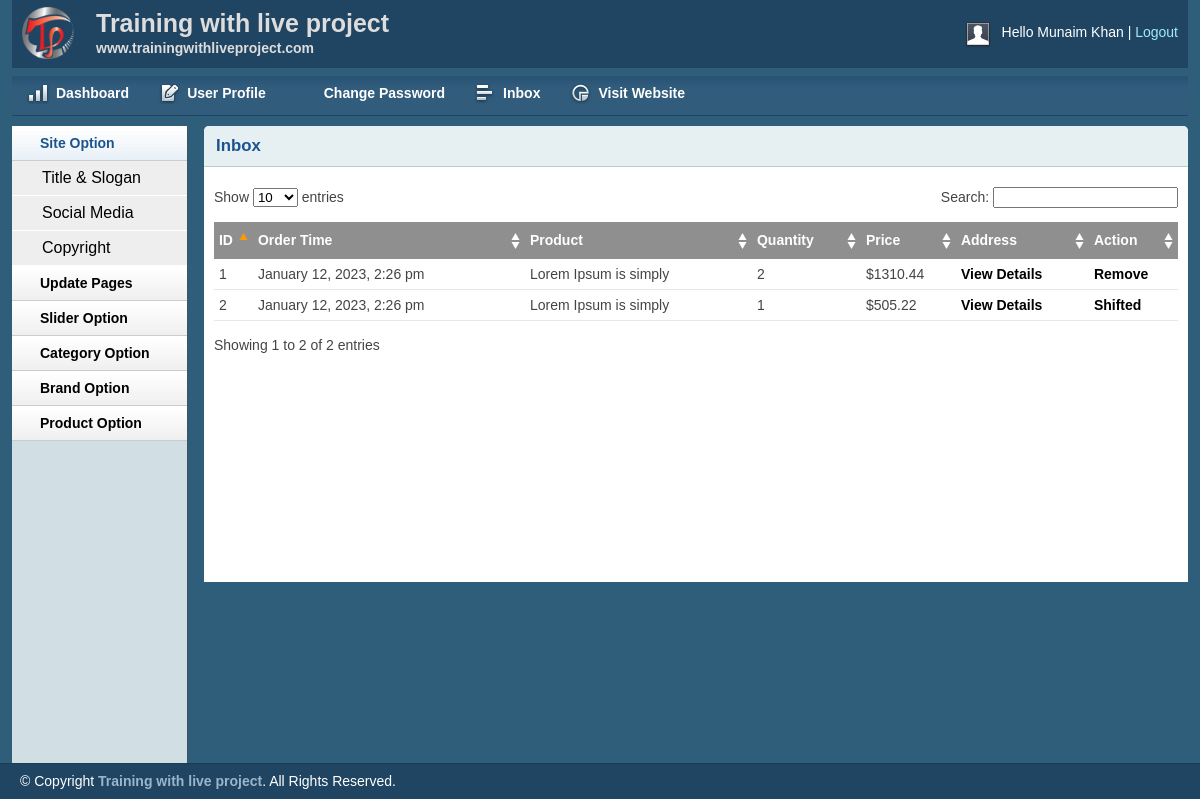
Page /admin/inbox.php (signed in) on the committed database.
### tables this page shows
CREATE TABLE `tbl_order` (
  `id` int(11) NOT NULL,
  `cmrId` varchar(255) NOT NULL,
  `productId` varchar(255) NOT NULL,
  `productName` varchar(255) NOT NULL,
  `quantity` varchar(255) NOT NULL,
  `price` varchar(255) NOT NULL,
  `image` varchar(255) NOT NULL,
  `date` varchar(255) NOT NULL DEFAULT current_timestamp(),
  `status` int(11) NOT NULL DEFAULT 0
);

### lib/Database.php (called while the page is built, shortened)
<?php
class Database{
	public $host   = DB_HOST;
	public $user   = DB_USER;
	public $pass   = DB_PASS;
	public $dbname = DB_NAME;
	public $link;
	private function connectDB(){
		$this->link = new mysqli($this->host, $this->user, $this->pass, $this->dbname);
	}
	public function select($query){
		$result = $this->link->query($query) or die($this->link->error.__LINE__);
		if($result->num_rows > 0){
			return $result;
		} else{
			return false;
		}
	}
}
?>

### classes/Cart.php (called while the page is built, shortened)
<?php
$filepath = realpath(dirname(__FILE__));
include_once ($filepath.'/../lib/Database.php');
include_once ($filepath.'/../helpers/Format.php');
?>
<?php
class Cart{
	private $db;
	public function __construct(){
		$this->db = new Database();
	}
	public function getAllOrderdProduct(){
		$query = "SELECT * FROM tbl_order ORDER BY date";
		$result = $this->db->select($query);
		return $result;
	}
}
?>

### helpers/Format.php (called while the page is built, shortened)
<?php
	class Format{
		public function formatDate($date){
			return date('F j, Y, g:i a', strtotime($date));
		}
	}
?>

### admin/inbox.php (the view, shortened to what this page needs)
<?php include 'inc/header.php';?>
<?php include 'inc/sidebar.php';?>
<?php
$filepath = realpath(dirname(__FILE__));
include($filepath.'/../classes/Cart.php');
$ct = new Cart();
$fm = new Format();
?>
        <div class="grid_10">
            <div class="box round first grid">
                <h2>Inbox</h2>
                <div class="block">
                    <table class="data display datatable" id="example">
					<thead>
						<tr>
							<th>ID</th>
							<th>Order Time</th>
							<th>Product</th>
							<th>Quantity</th>
							<th>Price</th>
							<th>Address</th>
							<th>Action</th>
						</tr>
					</thead>
					<tbody>
					<?php
						$getOrder = $ct->getAllOrderdProduct();
						if($getOrder){
							$i = 0;
							while($result = $getOrder->fetch_assoc()){
							$i++;
					?>
						<tr class="odd gradeX">
							<td><?php echo $i;?></td>
							<td><?php echo $fm->formatDate($result['date']);?></td>
							<td><?php echo $result['productName'];?></td>
							<td><?php echo $result['quantity'];?></td>
							<td>$<?php echo $result['price'];?></td>
							<td><a href="customer.php?cmrId=<?php echo $result['cmrId'];?>">View Details</a></td>
						<?php
							if($result['status'] == '0'){ ?>
							<td><a onclick="return confirm('Are you sure to make it shifted?')" href="?action=shift&&cmrId=<?php echo $result['cmrId'];?>&&proid=<?php echo $result['productId'];?>">Shifted</a></td>
						<?php } else { ?>
							<td><a onclick="return confirm('Are you sure to remove order?')" href="?action=remove&&cmrId=<?php echo $result['cmrId'];?>&&proid=<?php echo $result['productId'];?>">Remove</a></td>
						<?php } ?>
						</tr>
					<?php } } ?>
					</tbody>
				</table>
               </div>
            </div>
        </div>
<?php include 'inc/footer.php';?>

### admin/css/text.css (style rules this page uses)
body { font: 13px/1.5 Tahoma, Helvetica, Arial, 'Liberation Sans', FreeSans, sans-serif; }
h2 { font-size: 23px; }
p, dl, hr, h1, h2, h3, h4, h5, h6, ol, ul, pre, table, address, fieldset { margin-bottom: 20px; }

### admin/css/grid.css (style rules this page uses)
.grid_1, .grid_2, .grid_3, .grid_4, .grid_5, .grid_6, .grid_7, .grid_8, .grid_9, .grid_10, .grid_11, .grid_12, .grid_13, .grid_14, .grid_15, .grid_16 { display: inline; float: left; margin-left: 1%; margin-right: 1%; }
.container_12 .grid_10 { width: 81.333%; }

### admin/css/layout.css (style rules this page uses)
body { background: #fff none repeat scroll 0 0; color: #444; font-size: 14px; padding: 0; }
a { color: #000; font-weight:bold; text-decoration: none; }
h1, h2, h3, h4, h5, h6 { line-height:1.2em; margin-bottom:.3em; }
h2 { margin-top:1em; }
.box { background:#fff; margin-bottom:20px; padding:10px 10px 10px 10px; margin-left:-8px; }
.box.grid { padding-bottom:40px; }
.box.round { -moz-border-radius: 5px 5px 0px 0px; -webkit-border-radius: 5px 5px 0px 0px; border-radius: 5px 5px 0px 0px; }
.box h2 { font-size:1.2em; font-weight:bold; color:#1B548D; background:#E6F0F3; margin:-10px -10px 0 -10px; padding:10px 12px; border-bottom:1px solid #B3CBD6; -moz-border-radius: 5px 5px 0px 0px; -webkit-border-radius: 5px 5px 0px 0px; border-radius: 5px 5px 0px 0px; }
.box.first { min-height: 406px; }
.block { padding-top:20px; }
.block { padding-bottom:1px; }
table.display { margin: 0 auto; clear: both; width: 100%; }
.sorting_asc { background: #8f8f8f url(../img/table/sort_asc.png) no-repeat center right; padding:8px 5px; text-align:left; color:#fff; }
.sorting { background:#8f8f8f url(../img/table/sort_both.png) no-repeat center right; padding:8px 5px; text-align:left; color:#fff; }
tr.odd { height: 30px; line-height: 30px; border-bottom:1px solid #e6e6e6; }
tr.even { height: 30px; line-height: 30px; border-bottom:1px solid #e6e6e6; }
tr.odd td, tr.even td { padding-left:5px; }

### rows in the picture
tbl_order: date "January 12, 2023, 2:26 pm", productName "Lorem Ipsum is simply", quantity "2", price "1310.44"
tbl_order: date "January 12, 2023, 2:26 pm", productName "Lorem Ipsum is simply", quantity "1", price "505.22"

### other values in the picture
Session::get('adminName') "Munaim Khan"
